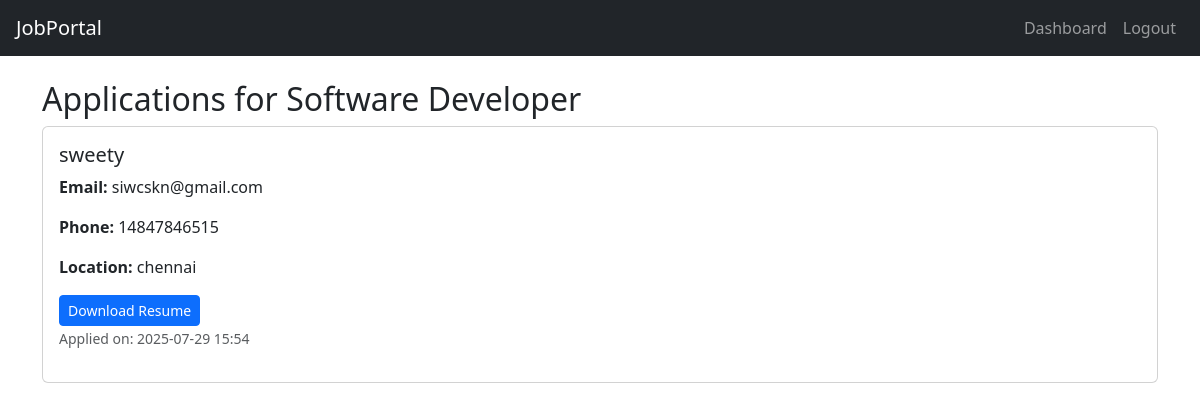
Page /applications/1 (signed in) on the committed database.
### models.py (models this page shows)
class Job(db.Model):
    id = db.Column(db.Integer, primary_key=True)
    title = db.Column(db.String(200), nullable=False)
    description = db.Column(db.Text, nullable=False)
    salary = db.Column(db.String(100))
    location = db.Column(db.String(100))
    company = db.Column(db.String(100))
    posted_by = db.Column(db.Integer, db.ForeignKey('user.id'), nullable=False)
    expiration_date = db.Column(db.Date, nullable=True)  # ✅ Already good

class Application(db.Model):
    id = db.Column(db.Integer, primary_key=True)
    job_id = db.Column(db.Integer, db.ForeignKey('job.id'), nullable=False)
    seeker_id = db.Column(db.Integer, db.ForeignKey('user.id'), nullable=False)
    email = db.Column(db.String(120), nullable=False)
    phone = db.Column(db.String(20), nullable=False)
    location = db.Column(db.String(100), nullable=False)
    resume_filename = db.Column(db.String(200))  # filename of uploaded resume
    timestamp = db.Column(db.DateTime, default=datetime.utcnow)
    job = db.relationship('Job', backref='applications')
    seeker = db.relationship('User', backref='applications')

class User(db.Model):
    id = db.Column(db.Integer, primary_key=True)
    username = db.Column(db.String(100), unique=True)
    password = db.Column(db.String(255), nullable=False)  # You were also missing password
    role = db.Column(db.String(20), nullable=False)       # ✅ Add this line
    email = db.Column(db.String(120))
    qualification = db.Column(db.String(120))
    projects = db.Column(db.Text)
    linkedin = db.Column(db.String(255))
    cgpa = db.Column(db.String(10))
    profile_image = db.Column(db.String(255))
    resume = db.Column(db.String(255))

### main.py (the view)
@app.route('/applications/<int:job_id>')
def view_applications(job_id):
    if 'user_id' not in session or session.get('role') != 'employer':
        flash('Only employers can view applications!', 'warning')
        return redirect(url_for('login'))
    job = Job.query.get_or_404(job_id)
    if job.posted_by != session['user_id']:
        flash('Access denied.', 'danger')
        return redirect(url_for('dashboard'))
    applications = Application.query.filter_by(job_id=job.id).all()
    return render_template('applications.html', job=job, applications=applications)

### Templates/applications.html
{% extends 'base.html' %}
{% block content %}
<h2>Applications for {{ job.title }}</h2>
{% if applications %}
    {% for app in applications %}
        <div class="card mb-3">
            <div class="card-body">
                <h5 class="card-title">{{ app.seeker.username }}</h5>
                <p><strong>Email:</strong> {{ app.email }}</p>
                <p><strong>Phone:</strong> {{ app.phone }}</p>
                <p><strong>Location:</strong> {{ app.location }}</p>
                {% if app.resume_filename %}
                    <a href="{{ url_for('download_resume', filename=app.resume_filename) }}" class="btn btn-primary btn-sm">Download Resume</a>
                {% else %}
                    <p>No resume uploaded.</p>
                {% endif %}
                <p class="text-muted"><small>Applied on: {{ app.timestamp.strftime('%Y-%m-%d %H:%M') }}</small></p>
            </div>
        </div>
    {% endfor %}
{% else %}
    <p>No applications yet.</p>
{% endif %}
{% endblock %}

### rows in the picture
Job: title "Software Developer"
Application: seeker.username "sweety", email "siwcskn@gmail.com", phone "14847846515", location "chennai", timestamp "2025-07-29 15:54"
